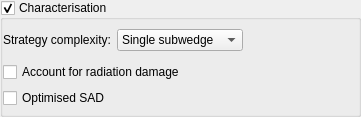
<?xml version="1.0" encoding="UTF-8"?>
<ui version="4.0">
 <class>CharacteriseSimpleWidgetVerticalLayout</class>
 <widget class="QWidget" name="CharacteriseSimpleWidgetVerticalLayout">
  <property name="geometry">
   <rect>
    <x>0</x>
    <y>0</y>
    <width>361</width>
    <height>117</height>
   </rect>
  </property>
  <property name="windowTitle">
   <string>CharacteriseWidgetVerticalSimple</string>
  </property>
  <layout class="QHBoxLayout">
   <property name="spacing">
    <number>0</number>
   </property>
   <property name="margin">
    <number>0</number>
   </property>
   <item>
    <layout class="QVBoxLayout">
     <property name="margin">
      <number>0</number>
     </property>
     <item>
      <widget class="QGroupBox" name="characterisation_gbox">
       <property name="sizePolicy">
        <sizepolicy hsizetype="Expanding" vsizetype="Expanding">
         <horstretch>0</horstretch>
         <verstretch>0</verstretch>
        </sizepolicy>
       </property>
       <property name="acceptDrops">
        <bool>false</bool>
       </property>
       <property name="title">
        <string>Characterisation</string>
       </property>
       <property name="checkable">
        <bool>true</bool>
       </property>
       <layout class="QHBoxLayout">
        <property name="spacing">
         <number>6</number>
        </property>
        <property name="leftMargin">
         <number>0</number>
        </property>
        <property name="topMargin">
         <number>4</number>
        </property>
        <property name="rightMargin">
         <number>0</number>
        </property>
        <property name="bottomMargin">
         <number>0</number>
        </property>
        <item>
         <layout class="QVBoxLayout">
          <item>
           <layout class="QHBoxLayout">
            <item>
             <layout class="QHBoxLayout">
              <item>
               <widget class="QLabel" name="strat_comp_label">
                <property name="text">
                 <string>Strategy complexity:</string>
                </property>
                <property name="wordWrap">
                 <bool>false</bool>
                </property>
               </widget>
              </item>
              <item>
               <widget class="QComboBox" name="start_comp_cbox">
                <item>
                 <property name="text">
                  <string>Single subwedge</string>
                 </property>
                </item>
                <item>
                 <property name="text">
                  <string>Few subwedges</string>
                 </property>
                </item>
                <item>
                 <property name="text">
                  <string>Many subwedges</string>
                 </property>
                </item>
               </widget>
              </item>
             </layout>
            </item>
            <item>
             <spacer name="rtwo_spacer">
              <property name="orientation">
               <enum>Qt::Horizontal</enum>
              </property>
              <property name="sizeType">
               <enum>QSizePolicy::Expanding</enum>
              </property>
              <property name="sizeHint" stdset="0">
               <size>
                <width>1</width>
                <height>20</height>
               </size>
              </property>
             </spacer>
            </item>
           </layout>
          </item>
          <item>
           <layout class="QHBoxLayout">
            <item>
             <layout class="QVBoxLayout">
              <item>
               <widget class="QCheckBox" name="account_rad_dmg_cbx">
                <property name="text">
                 <string>Account for radiation damage</string>
                </property>
               </widget>
              </item>
              <item>
               <widget class="QCheckBox" name="optimised_sad_cbx">
                <property name="text">
                 <string>Optimised SAD</string>
                </property>
               </widget>
              </item>
             </layout>
            </item>
            <item>
             <spacer name="cone_spacer">
              <property name="orientation">
               <enum>Qt::Horizontal</enum>
              </property>
              <property name="sizeType">
               <enum>QSizePolicy::Expanding</enum>
              </property>
              <property name="sizeHint" stdset="0">
               <size>
                <width>1</width>
                <height>20</height>
               </size>
              </property>
             </spacer>
            </item>
           </layout>
          </item>
         </layout>
        </item>
       </layout>
      </widget>
     </item>
    </layout>
   </item>
  </layout>
 </widget>
 <layoutdefault spacing="6" margin="11"/>
 <pixmapfunction>qPixmapFromMimeSource</pixmapfunction>
 <resources/>
 <connections/>
</ui>
